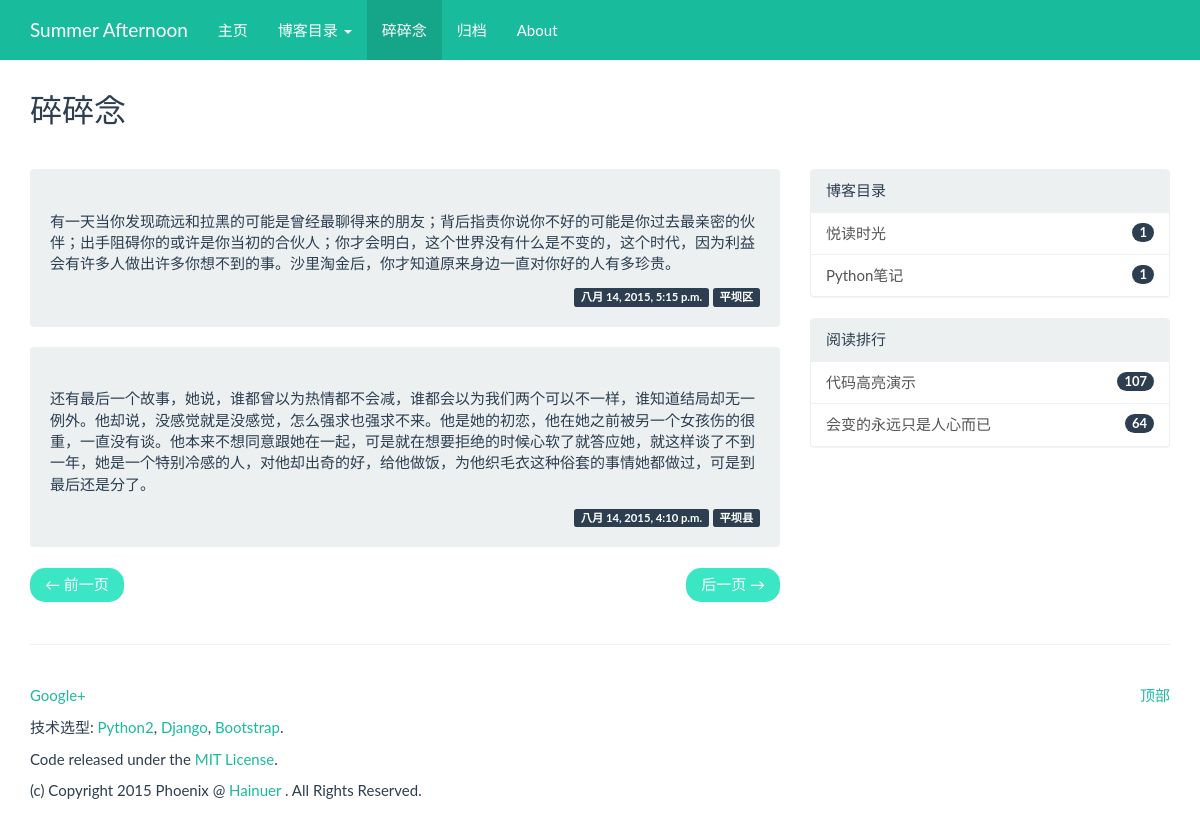
Screenshot of /duome/mumbler/ with the database file from the repository.
### duome/models.py (models this page shows, shortened)
class Mumbler(models.Model):
    content  = models.TextField()
    pub_date = models.DateTimeField(default=timezone.now, verbose_name = 'Date')
    location = models.CharField(max_length=128, blank=True)
    uuid = models.CharField(max_length=36)

class Category(models.Model):
    name = models.CharField(max_length=128, unique=True)
    simple_name = models.CharField(max_length=128, blank=True, unique=True)
    views = models.IntegerField(default=0)

class Article(models.Model):
    category = models.ForeignKey(Category)
    title    = models.CharField(max_length=256)
    tags     = models.CharField(max_length=128, blank=True, help_text='请使用空格将标签分隔开')
    content  = models.TextField(verbose_name = '')
    pub_date = models.DateTimeField(default=timezone.now)
    views    = models.IntegerField(default=0)
    breviary = models.TextField(max_length=128, blank=True, verbose_name='')
    uuid = models.CharField(max_length=36)
    def was_published_recently(self):
        return self.pub_date >= timezone.now() - datetime.timedelta(days=1)
    was_published_recently.admin_order_field = 'pub_date'
    was_published_recently.boolean = True
    was_published_recently.short_description = 'Published recently ?'

### duome/views.py (the view)
def mumbler(request):
    categories = Category.objects.all()
    mumblers = Mumbler.objects.all().order_by('-pub_date')
    paginator = Paginator(mumblers, 5)
    page = request.GET.get('page')
    try:
        mumblers = paginator.page(page)
    except PageNotAnInteger:
        mumblers = paginator.page(1)
    except EmptyPage:
        mumblers = paginator.page(paginator.num_pages)
    for idx in range(0, len(categories)):
         categories[idx].nums = len(Article.objects.filter(category=categories[idx]))
    top_articles = Article.objects.all().order_by('-views')[:10]
    ctx_dict = {
        'categories': categories,
        'activate_menu': '4',
        'title': '碎碎念',
        'mumblers': mumblers,
        'top_articles': top_articles,
    }
    return render(request, 'duome/mumbler.html', ctx_dict)

### templates/duome/mumbler.html (shortened to what this page needs)
{% extends 'duome_base.html' %}
{% block main_body %}
<div class="row">
	<div class="col-lg-12">
		<div class="page-header">
			<h2>碎碎念</h2>
		</div>
	</div>
</div>
{% if mumblers %}
<div class="row">
	<div class="col-lg-8">
		{% for mumbler in mumblers %}
		<div class="well">
			<br />
           	{{ mumbler.content | safe }}
           	<p class="pull-right">
           		<span class="label label-primary">{{ mumbler.pub_date }}</span>
           		<span class="label label-primary">{{ mumbler.location }}</span>
           	</p>
			<br />
       	</div>
		{% endfor %}
		<ul class="pager">
			{% if mumblers.has_previous %}
			<li class="previous">
				<a href="{% url 'duome:mumbler' %}?page={{ mumblers.previous_page_number }}">← 前一页</a>
			</li>
			{% else %}
			<li class="previous disabled">
				<a href="#">← 前一页</a>
			</li>
			{% endif %}
			{% if mumblers.has_next %}
			<li class="next">
				<a href="{% url 'duome:mumbler' %}?page={{ mumblers.next_page_number }}">后一页 →</a>
			</li>
			{% else %}
			<li class="next disabled">
				<a href="#">后一页 →</a>
			</li>
			{% endif %}
		</ul>
	</div>
	<div class="col-lg-4">
		<div class="panel panel-default">
  			<div class="panel-heading">博客目录</div>
			<div class="list-group">
				{% if categories %}
				{% for category in categories %}
				<a href="{% url 'duome:category' category.simple_name %}" class="list-group-item">
					<span class="badge">{{ category.nums }}</span>
					{{ category.name }}
				</a>
				{% endfor %}
				{% else %}
				<a href="#" class="list-group-item">
					<span class="badge">0</span>
					<h4 class="list-group-item-heading">对不起, 博客目录为空. 请前往管理中心添加吧!</h4>
					<p class="list-group-item-text">Soory, There isn't Blog can load.</p>
				</a>
				{% endif %}
			</div>
		</div>
		<div class="panel panel-default">
  			<div class="panel-heading">阅读排行</div>
			<div class="list-group">
				{% if top_articles %}
				{% for article in top_articles %}
				<a href="{% url 'duome:post' article.uuid %}" class="list-group-item">
					<span class="badge">{{ article.views }}</span>
					{{ article.title }}
				</a>
				{% endfor %}
				{% else %}
				<a href="#" class="list-group-item">
					<span class="badge">0</span>
					<h4 class="list-group-item-heading">对不起, 当前站点还没有发布过博客. 请前往管理中心添加吧!</h4>
					<p class="list-group-item-text">Soory, There isn't Blog can load.</p>
				</a>
				{% endif %}
			</div>
		</div>
	</div>
</div>
{% endif %}
{% endblock %}

### rows the page displays
Mumbler: content "有一天当你发现疏远和拉黑的可能是曾经最聊得来的朋友；背后指责你说你不好的可能是你过去最亲密的伙伴；出手阻碍你的或许是你当初的合伙人；你才会明白，这个世界没有什么是不变的，这个时代，因为利益会有许多人做出许多你想不到的事。沙里淘金后，你才知道原来身边一直对你好的人有多珍贵。", pub_date "八月 14, 2015, 5:15 p.m.", location "平坝区"
Mumbler: content "还有最后一个故事，她说，谁都曾以为热情都不会减，谁都会以为我们两个可以不一样，谁知道结局却无一例外。他却说，没感觉就是没感觉，怎么强求也强求不来。他是她的初恋，他在她之前被另一个女孩伤的很重，一直没有谈。他本来不想同意跟她在一起，可是就在想要拒绝的时候心软了就答应她，就这样谈了不到一年，她是一个特别冷感的人，对他却出奇的好，给他做饭，为他织毛衣这种俗套的事情她都做过，可是到最后还是分了。", pub_date "八月 14, 2015, 4:10 p.m.", location "平坝县"
Category: nums "1", name "悦读时光"
Category: nums "1", name "Python笔记"
Article: views "107", title "代码高亮演示"
Article: views "64", title "会变的永远只是人心而已"
